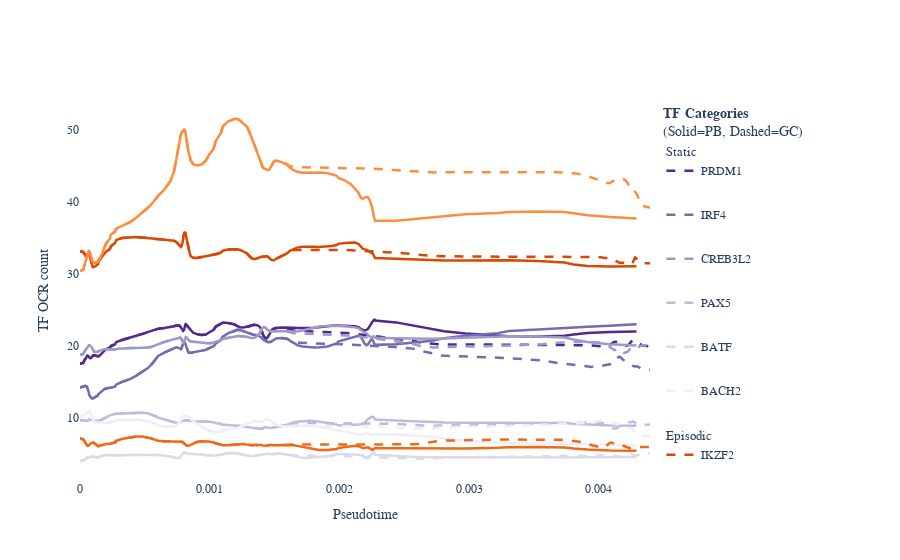

Notebook code for this chart:
### Code cell
smooth_chromatin_object.process_dynamics(metric='count', smooth_sigma=2.0)
fig = smooth_chromatin_object.plot(categories=categories, y_label="TF OCR count", title=None)

# Save the figure as svg
fig.write_image(os.path.join(config.OUTPUT_FOLDER, "ocr_count_all_tfs_ext_fig_3.svg"), format='svg')
fig.show()

### Figure 1 — Plotly figure (JSON) as saved in the notebook; plotly's stock layout.template omitted (floating-point values rounded to 4 significant figures; data arrays with more than 128 entries replaced by an {"elided": "..."} marker saying what was removed)
{"data": [{"legendgroup": "PRDM1", "legendgrouptitle": {"text": "Static"}, "line": {"color": "#54278F", "dash": "dash", "width": 2.5}, "mode": "lines", "name": "PRDM1", "showlegend": true, "type": "scatter", "x": {"elided": "143 float values"}, "y": {"elided": "143 float values"}}, {"legendgroup": "PRDM1", "line": {"color": "#54278F", "dash": "solid", "width": 2.5}, "mode": "lines", "name": "PRDM1", "showlegend": false, "type": "scatter", "x": {"elided": "138 float values"}, "y": {"elided": "138 float values"}}, {"legendgroup": "IRF4", "line": {"color": "#756BB1", "dash": "dash", "width": 2.5}, "mode": "lines", "name": "IRF4", "showlegend": true, "type": "scatter", "x": {"elided": "143 float values"}, "y": {"elided": "143 float values"}}, {"legendgroup": "IRF4", "line": {"color": "#756BB1", "dash": "solid", "width": 2.5}, "mode": "lines", "name": "IRF4", "showlegend": false, "type": "scatter", "x": {"elided": "138 float values"}, "y": {"elided": "138 float values"}}, {"legendgroup": "CREB3L2", "line": {"color": "#9E9AC8", "dash": "dash", "width": 2.5}, "mode": "lines", "name": "CREB3L2", "showlegend": true, "type": "scatter", "x": {"elided": "143 float values"}, "y": {"elided": "143 float values"}}, {"legendgroup": "CREB3L2", "line": {"color": "#9E9AC8", "dash": "solid", "width": 2.5}, "mode": "lines", "name": "CREB3L2", "showlegend": false, "type": "scatter", "x": {"elided": "138 float values"}, "y": {"elided": "138 float values"}}, {"legendgroup": "PAX5", "line": {"color": "#BCBDDC", "dash": "dash", "width": 2.5}, "mode": "lines", "name": "PAX5", "showlegend": true, "type": "scatter", "x": {"elided": "143 float values"}, "y": {"elided": "143 float values"}}, {"legendgroup": "PAX5", "line": {"color": "#BCBDDC", "dash": "solid", "width": 2.5}, "mode": "lines", "name": "PAX5", "showlegend": false, "type": "scatter", "x": {"elided": "138 float values"}, "y": {"elided": "138 float values"}}, {"legendgroup": "BATF", "line": {"color": "#DADAEB", "dash": "dash", "width": 2.5}, "mode": "lines", "name": "BATF", "showlegend": true, "type": "scatter", "x": {"elided": "143 float values"}, "y": {"elided": "143 float values"}}, {"legendgroup": "BATF", "line": {"color": "#DADAEB", "dash": "solid", "width": 2.5}, "mode": "lines", "name": "BATF", "showlegend": false, "type": "scatter", "x": {"elided": "138 float values"}, "y": {"elided": "138 float values"}}, {"legendgroup": "BACH2", "line": {"color": "#EFEDF5", "dash": "dash", "width": 2.5}, "mode": "lines", "name": "BACH2", "showlegend": true, "type": "scatter", "x": {"elided": "143 float values"}, "y": {"elided": "143 float values"}}, {"legendgroup": "BACH2", "line": {"color": "#EFEDF5", "dash": "solid", "width": 2.5}, "mode": "lines", "name": "BACH2", "showlegend": false, "type": "scatter", "x": {"elided": "138 float values"}, "y": {"elided": "138 float values"}}, {"legendgroup": "IKZF2", "legendgrouptitle": {"text": "Episodic"}, "line": {"color": "#D94701", "dash": "dash", "width": 2.5}, "mode": "lines", "name": "IKZF2", "showlegend": true, "type": "scatter", "x": {"elided": "143 float values"}, "y": {"elided": "143 float values"}}, {"legendgroup": "IKZF2", "line": {"color": "#D94701", "dash": "solid", "width": 2.5}, "mode": "lines", "name": "IKZF2", "showlegend": false, "type": "scatter", "x": {"elided": "138 float values"}, "y": {"elided": "138 float values"}}, {"legendgroup": "RBPJ", "line": {"color": "#F16913", "dash": "dash", "width": 2.5}, "mode": "lines", "name": "RBPJ", "showlegend": true, "type": "scatter", "x": {"elided": "143 float values"}, "y": {"elided": "143 float values"}}, {"legendgroup": "RBPJ", "line": {"color": "#F16913", "dash": "solid", "width": 2.5}, "mode": "lines", "name": "RBPJ", "showlegend": false, "type": "scatter", "x": {"elided": "138 float values"}, "y": {"elided": "138 float values"}}, {"legendgroup": "NFATC2", "line": {"color": "#FD8D3C", "dash": "dash", "width": 2.5}, "mode": "lines", "name": "NFATC2", "showlegend": true, "type": "scatter", "x": {"elided": "143 float values"}, "y": {"elided": "143 float values"}}, {"legendgroup": "NFATC2", "line": {"color": "#FD8D3C", "dash": "solid", "width": 2.5}, "mode": "lines", "name": "NFATC2", "showlegend": false, "type": "scatter", "x": {"elided": "138 float values"}, "y": {"elided": "138 float values"}}], "layout": {"font": {"family": "Arial, sans-serif"}, "legend": {"orientation": "v", "title": {"text": "<b>TF Categories</b><br>(Solid=PB, Dashed=GC)"}, "tracegroupgap": 25, "x": 1.02, "y": 0.5}, "margin": {"r": 250, "t": 100}, "paper_bgcolor": "white", "plot_bgcolor": "white", "title": {"x": 0.5}, "xaxis": {"range": [0, 0.004396], "showgrid": true, "title": {"text": "Pseudotime"}}, "yaxis": {"title": {"text": "TF OCR count"}}}}
